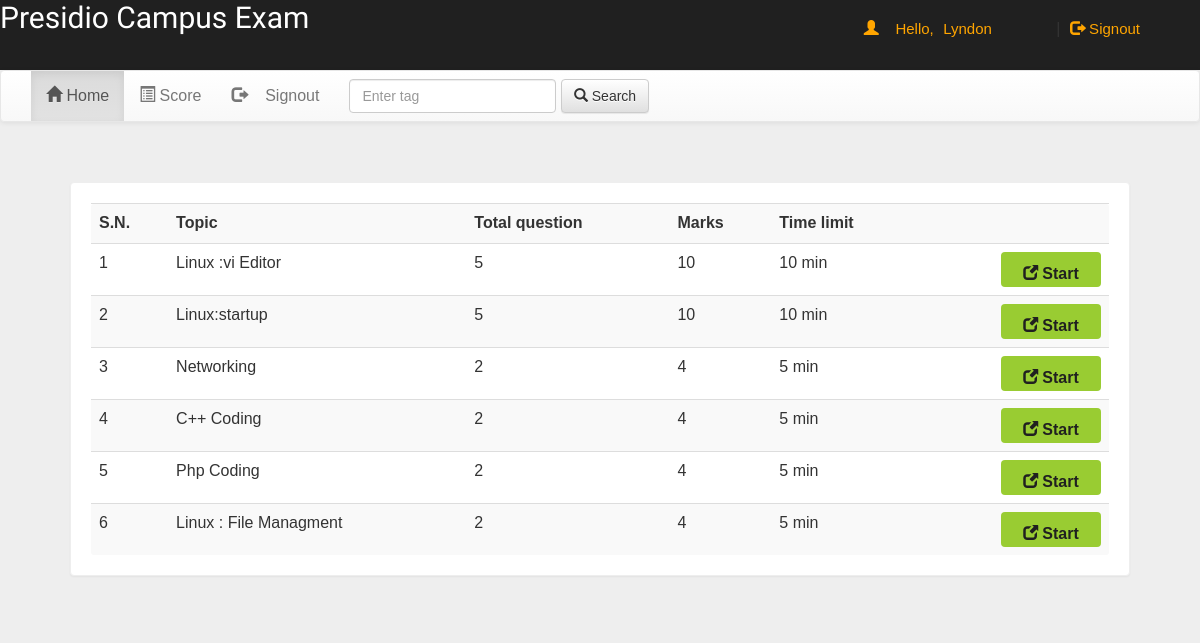
/account.php?q=1 (signed in), run on the app's committed database.
### tables this page shows
CREATE TABLE `quiz` (
  `eid` text NOT NULL,
  `title` varchar(100) NOT NULL,
  `correct` int(11) NOT NULL,
  `wrong` int(11) NOT NULL,
  `total` int(11) NOT NULL,
  `time` bigint(20) NOT NULL,
  `intro` text NOT NULL,
  `tag` varchar(100) NOT NULL,
  `date` timestamp NOT NULL DEFAULT current_timestamp() ON UPDATE current_timestamp()
);

### account.php (the view, shortened to what this page needs)
<!DOCTYPE html PUBLIC "-//W3C//DTD XHTML 1.0 Transitional//EN" "http://www.w3.org/TR/xhtml1/DTD/xhtml1-transitional.dtd">
<html xmlns="http://www.w3.org/1999/xhtml">
<head>
<link  rel="stylesheet" href="css/bootstrap.min.css"/>
 <link  rel="stylesheet" href="css/bootstrap-theme.min.css"/>
 <link rel="stylesheet" href="css/main.css">
 <link  rel="stylesheet" href="css/font.css">
</head>
<body style="background-image: url('https://i.pinimg.com/originals/b4/bf/af/b4bfafa2dccc4cf3fe24f774b3f13b12.jpg');
background-repeat: no-repeat;
background-size: cover;" >
<div class="header">
<div class="row">
<div class="col-lg-6">
<span class="logos">Presidio Campus Exam</span></div>
<div class="col-md-4 col-md-offset-2">
 <?php
 include_once 'dbConnection.php';
  if(!(isset($_SESSION['email']))){
header("location:index.php");
}
else
{
$name = $_SESSION['name'];
$email=$_SESSION['email'];
echo '<span class="pull-right top title1" ><span class="log1"><span class="glyphicon glyphicon-user" aria-hidden="true"></span>&nbsp;&nbsp;&nbsp;&nbsp;Hello,</span> <a href="account.php?q=1" class="log log1">'.$name.'</a>&nbsp;|&nbsp;<a href="logout.php?q=account.php" class="log"><span class="glyphicon glyphicon-log-out" aria-hidden="true"></span>&nbsp;Signout</button></a></span>';
}?>
</div>
</div></div>
<div class="bg">
<nav class="navbar navbar-default title1">
  <div class="container-fluid">
    <div class="collapse navbar-collapse" id="bs-example-navbar-collapse-1">
      <ul class="nav navbar-nav">
        <li <?php if(@$_GET['q']==1) echo'class="active"'; ?> ><a href="account.php?q=1"><span class="glyphicon glyphicon-home" aria-hidden="true"></span>&nbsp;Home<span class="sr-only">(current)</span></a></li>
        <li <?php if(@$_GET['q']==2) echo'class="active"'; ?>><a href="account.php?q=2"><span class="glyphicon glyphicon-list-alt" aria-hidden="true"></span>&nbsp;Score</a></li>
		<li class="pull-right"> <a href="logout.php?q=account.php"><span class="glyphicon glyphicon-log-out" aria-hidden="true"></span>&nbsp;&nbsp;&nbsp;&nbsp;Signout</a></li>
		</ul>
            <form class="navbar-form navbar-left" role="search">
        <div class="form-group">
          <input type="text" class="form-control" placeholder="Enter tag ">
        </div>
        <button type="submit" class="btn btn-default"><span class="glyphicon glyphicon-search" aria-hidden="true"></span>&nbsp;Search</button>
      </form>
      </div>
  </div>
</nav>
<div class="container">
<div class="row">
<div class="col-md-12">
<?php if(@$_GET['q']==1) {
$result = mysqli_query($con,"SELECT * FROM quiz ORDER BY date DESC") or die('Error');
echo  '<div class="panel"><div class="table-responsive"><table class="table table-striped title1">
<tr><td><b>S.N.</b></td><td><b>Topic</b></td><td><b>Total question</b></td><td><b>Marks</b></td><td><b>Time limit</b></td><td></td></tr>';
$c=1;
while($row = mysqli_fetch_array($result)) {
	$title = $row['title'];
	$total = $row['total'];
	$correct = $row['correct'];
    $time = $row['time'];
	$eid = $row['eid'];
$q12=mysqli_query($con,"SELECT score FROM history WHERE eid='$eid' AND email='$email'" )or die('Error98');
$rowcount=mysqli_num_rows($q12);
if($rowcount == 0){
	echo '<tr><td>'.$c++.'</td><td>'.$title.'</td><td>'.$total.'</td><td>'.$correct*$total.'</td><td>'.$time.'&nbsp;min</td>
	<td><b><a href="account.php?q=quiz&step=2&eid='.$eid.'&n=1&t='.$total.'" class="pull-right btn sub1" style="margin:0px;background:#99cc32"><span class="glyphicon glyphicon-new-window" aria-hidden="true"></span>&nbsp;<span class="title1"><b>Start</b></span></a></b></td></tr>';
}
}
echo '</table></div></div>';
}?>
</div></div></div></div>
</body>
</html>

### css/main.css (style rules this page uses)
body { overflow-x:hidden; width:100%; font: 15px "Century Gothic", "Times Roman", sans-serif; background:#eee; min-height:550px; background-attachment:fixed; }
.bg { min-height:540px; }
.panel { border-color:#eee; margin:40px; padding:20px; font: 15px "Century Gothic", "Times Roman", sans-serif; }
.header { background:#202020; height:70px; }
.title1 { font: 16px "Century Gothic", "Times Roman", sans-serif; }
.sub1 { width:90px; color:#202020; background:orange; font-size:15px; height:35px; margin:20px; padding:10px; width:100px; }
.top { margin-top:20px; }
.log1 { font: 15px 'Ubuntu', sans-serif; color:orange; margin-left:10px; }
.log { margin:10px; margin-right:60px; margin-left:5px; color:orange; text-decoration:none; font-size:20px; font-size:15px; }

### account.php (style rules this page uses)
.logos { font-family: 'Kalam'; color:white; font-size: 30px; }
body { background-image: url('https://i.pinimg.com/originals/b4/bf/af/b4bfafa2dccc4cf3fe24f774b3f13b12.jpg'); background-repeat: no-repeat; background-size: cover; }

### data on the page
quiz: title "Linux :vi Editor", total "5", $correct*$total "10", time "10"
quiz: title "Linux:startup", total "5", $correct*$total "10", time "10"
quiz: title "Networking", total "2", $correct*$total "4", time "5"
quiz: title "C++ Coding", total "2", $correct*$total "4", time "5"
quiz: title "Php Coding", total "2", $correct*$total "4", time "5"
quiz: title "Linux : File Managment", total "2", $correct*$total "4", time "5"

### other printed values
$name "Lyndon"
